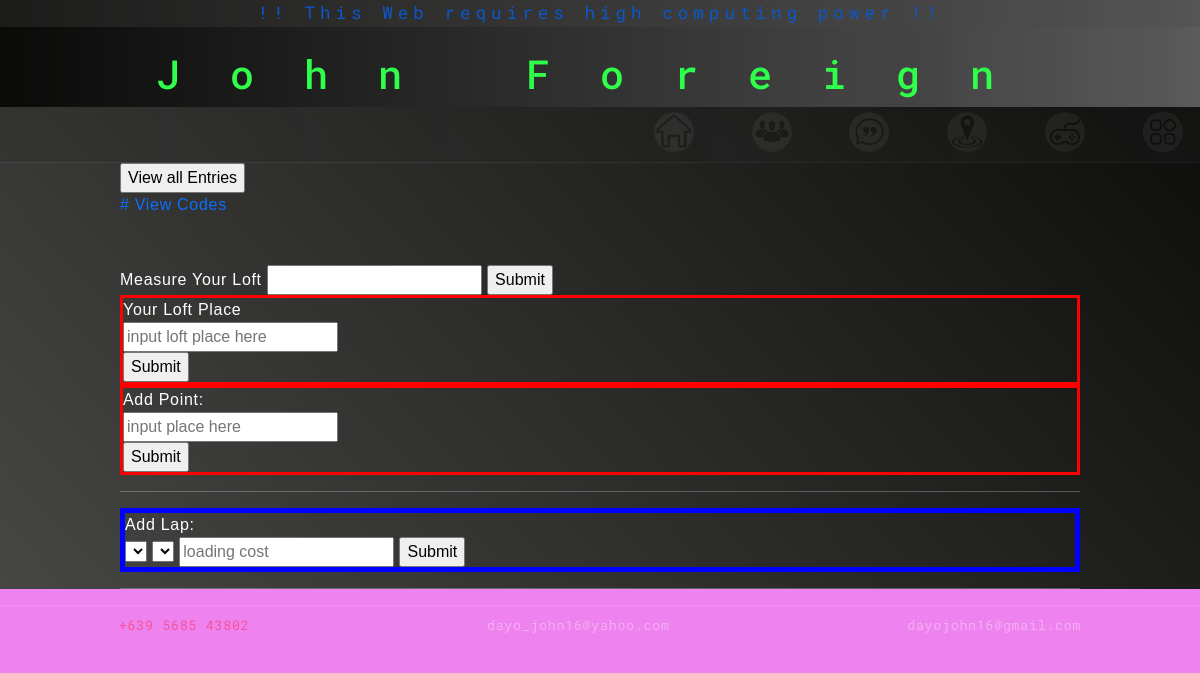
Before: /g_pigeon_race/manager_x with the older database file.
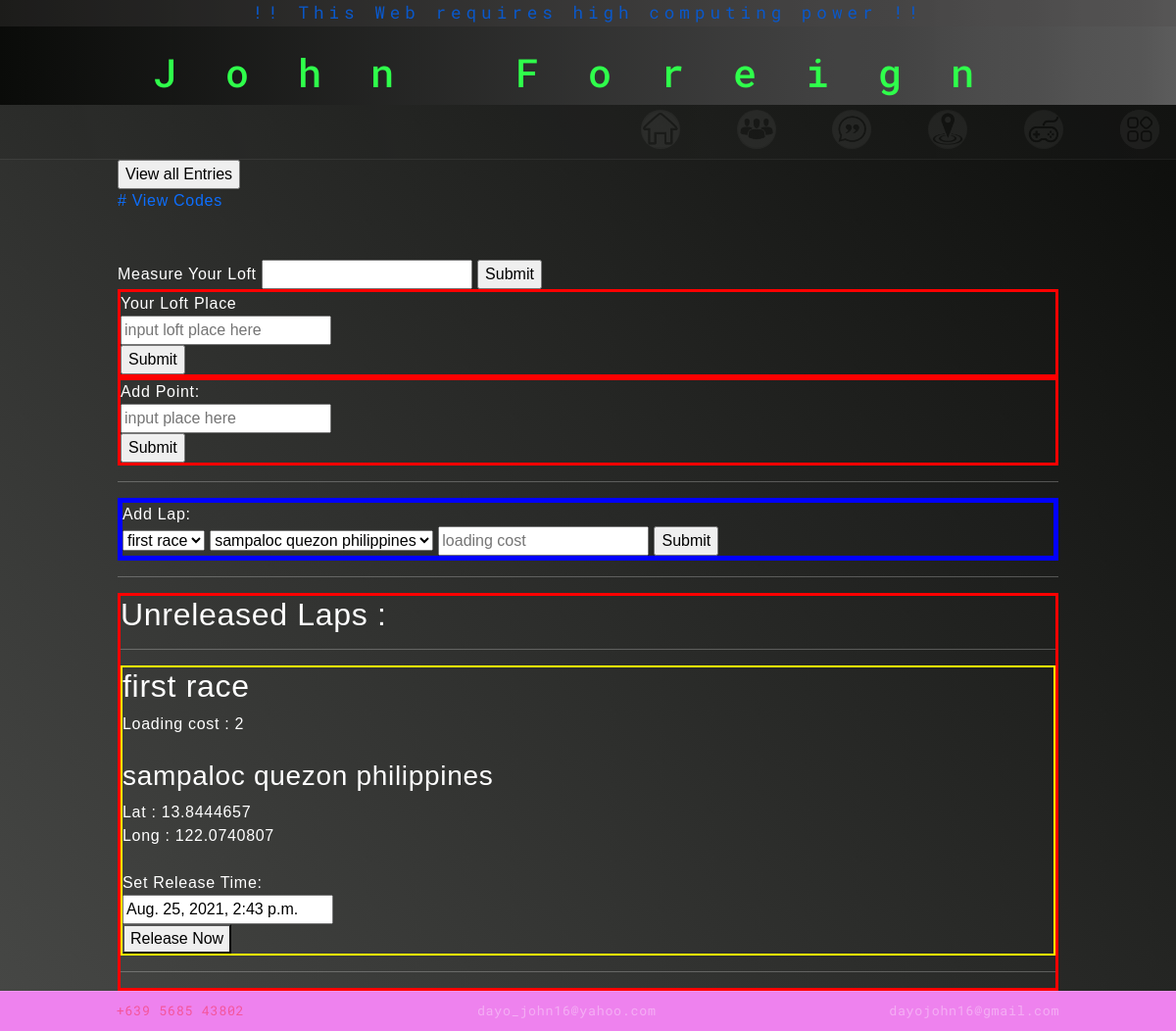
After: the same page with the newer database file.
### g_pigeon_race/models.py (models this page shows)
class Lap(models.Model):
    race = models.ForeignKey(Race, on_delete=models.CASCADE, related_name="L")
    release = models.ForeignKey(Point, on_delete=models.CASCADE, related_name="LL")
    release_lat = models.CharField(max_length=64)
    release_long = models.CharField(max_length=64)
    released = models.BooleanField(default=False)
    release_time = models.CharField(max_length=64, blank=True)
    loading_cost= models.IntegerField()

class Race(models.Model):
    racename = models.CharField(max_length=64)
    price = models.IntegerField()
    def __str__(self):
        return f"{self.racename}"

class Point(models.Model):
    place = models.CharField(max_length=64)
    place_lat = models.CharField(max_length=64)
    place_long = models.CharField(max_length=64)
    def __str__(self):
        return f"{self.place} "

### g_pigeon_race/views.py (the view)
# urls.py: path("manager_x", views.manager, name="manager_page"),
def manager(request):
    return render(request, "race/manager.html", {
        "laps": Lap.objects.filter(released=False).all().order_by('id').reverse(),
        'races':Race.objects.all(),
        'point':Point.objects.all(),
        "now":datetime.datetime.now()
    })

### g_pigeon_race/templates/race/manager.html (shortened to what this page needs)
{% extends "a_index/layout.html" %}
{% block body %}
<form action="{% url 'g_pigeon_race:entry2' %}">
    <input type="submit" value="View all Entries">
</form>
<a style="text-decoration: none;" href="{% url 'g_pigeon_race:view_codes' %}"># View Codes</a><br>
<br><br>
<form method="post" accept="{% url 'g_pigeon_race:measure' %}">
    <label>Measure Your Loft</label>
    <input name="place">
    <input type="submit">
</form>
<div class="add_point" style="border: 3px red solid;">
    Your Loft Place
    <form method="post" action="{% url 'g_pigeon_race:measure' %}">
        <input name="place" placeholder="input loft place here">
        <br>
        <input type="submit">
    </form>
</div>
<div class="add_point" style="border: 3px red solid;">
    Add Point:
    <form method="post" action="{% url 'g_pigeon_race:add_point' %}">
        <input name="place" placeholder="input place here">
        <br>
        <input type="submit">
    </form>
</div>
<hr>
<div class="add_lap" style="border:solid 5px blue">
    Add Lap:
    <form method="post" action="{% url 'g_pigeon_race:add_lap' %}">
        <select name="race">
            {% for r in races %}
            <option value="{{r.id}}">{{r.racename}}</option>
            {% endfor %}
        </select>
        <select name="point">
            {% for p in point %}
            <option value="{{p.id}}">{{p.place}}</option>
            {% endfor %}
        </select>
        <input placeholder="loading cost" name="loading_cost">
        <input type="submit">
    </form>
</div>
<hr>
{% if laps %}
    <div style="border: solid red 3px;">
        <h2>Unreleased Laps : </h2>
        <hr>
        {% for l in laps %}
            <div style="border: solid 2px yellow;">
            <h2>{{l.race}}</h2>
            Loading cost :     {{l.loading_cost}}  <br>
            <br>
                <h3>{{l.release}}</h3>
                Lat : {{l.release_lat}}<br>
                Long : {{l.release_long}} <br>
                <br>
                Set Release Time: {{l.release_time}} <br>
                {% if l.released != True %}
                <form action="{% url 'g_pigeon_race:release' id=l.id %}" method="post">
                    <input value="{{now}}" name="release_time">
                    <br>
                    <button type="submit">Release Now</button>
                </form>
                {% endif %}
            </div>
            <hr>
        {% endfor %}
    </div>
{% endif %}
{% endblock %}

Changed rows visible on the page:
added Lap: race "first race", loading_cost "2", release "sampaloc quezon philippines", release_lat "13.8444657", release_long "122.0740807", release_time "Aug. 25, 2021, 2:43 p.m."
Other visible differences:
form field race: (not shown) → "first race"
form field point: (not shown) → "sampaloc quezon philippines"
text now shown: "Unreleased Laps :"
